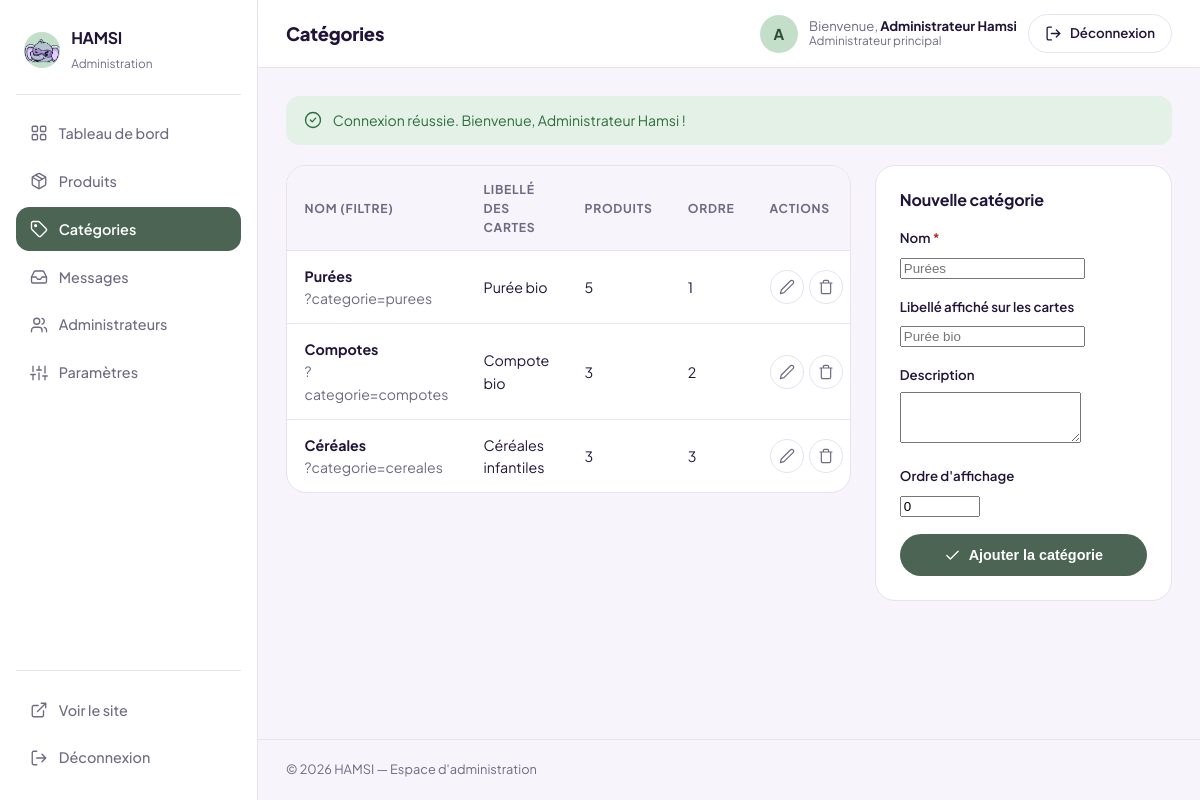
The page /admin/categories.php (signed in) on the database its author committed.
### tables this page shows
CREATE TABLE `categories` (
  `id`          INT UNSIGNED NOT NULL AUTO_INCREMENT,
  `name`        VARCHAR(100) NOT NULL COMMENT 'Nom affiché dans les filtres (ex : Purées)',
  `slug`        VARCHAR(120) NOT NULL,
  `label`       VARCHAR(100) NOT NULL DEFAULT '' COMMENT 'Libellé affiché sur les cartes (ex : Purée bio)',
  `description` TEXT NULL,
  `sort_order`  INT NOT NULL DEFAULT 0,
  `created_at`  DATETIME NOT NULL DEFAULT CURRENT_TIMESTAMP,
  `updated_at`  DATETIME NOT NULL DEFAULT CURRENT_TIMESTAMP ON UPDATE CURRENT_TIMESTAMP,
  PRIMARY KEY (`id`),
  UNIQUE KEY `uq_category_slug` (`slug`),
  KEY `idx_category_order` (`sort_order`)
);

### includes/functions.php (called while the page is built, shortened)
<?php
function e(mixed $value): string
{
    return htmlspecialchars((string) ($value ?? ''), ENT_QUOTES | ENT_SUBSTITUTE, 'UTF-8');
}

### config/database.php (called while the page is built, shortened)
<?php
function db(): PDO
{
    static $pdo = null;
    if ($pdo === null) {
        $dsn = sprintf('mysql:host=%s;port=%s;dbname=%s;charset=%s', DB_HOST, DB_PORT, DB_NAME, DB_CHARSET);
        try {
            $pdo = new PDO($dsn, DB_USER, DB_PASS, [
                PDO::ATTR_ERRMODE            => PDO::ERRMODE_EXCEPTION,
                PDO::ATTR_DEFAULT_FETCH_MODE => PDO::FETCH_ASSOC,
                PDO::ATTR_EMULATE_PREPARES   => false,
            ]);
        } catch (PDOException $e) {
            error_log('[HAMSI] Connexion MySQL impossible : ' . $e->getMessage());
            http_response_code(500);
            $detail = APP_DEBUG ? '<pre>' . htmlspecialchars($e->getMessage(), ENT_QUOTES, 'UTF-8') . '</pre>' : '';
            exit('<!DOCTYPE html><html lang="fr"><meta charset="utf-8"><title>Erreur de connexion</title>'
                . '<body style="font-family:system-ui,sans-serif;max-width:640px;margin:80px auto;padding:0 24px;color:#201439">'
                . '<h1 style="font-size:1.5rem">Connexion à la base de données impossible</h1>'
                . '<p>Vérifiez que MySQL est démarré, que la base <strong>' . DB_NAME . '</strong> a été importée '
                . '(fichier <code>database/database.sql</code>) et que les identifiants de <code>config/database.php</code> sont corrects.</p>'
                . $detail . '</body></html>');
        }
    }
    return $pdo;
}

### admin/includes/auth.php (called while the page is built)
<?php
require_once __DIR__ . '/init.php';
require_login();

### admin/categories.php (the view, shortened to what this page needs)
<?php
require __DIR__ . '/includes/auth.php';
$errors = [];
$form = ['id' => null, 'name' => '', 'label' => '', 'description' => '', 'sort_order' => 0];
$categories = db()->query(
    'SELECT c.*, COUNT(p.id) AS product_count
     FROM categories c LEFT JOIN products p ON p.category_id = c.id
     GROUP BY c.id ORDER BY c.sort_order ASC, c.name ASC'
)->fetchAll();
$adminTitle = 'Catégories';
require __DIR__ . '/includes/header.php';
?>
<div class="form-layout">
    <div class="form-layout__main">
        <?php if ($categories): ?>
        <div class="table-wrap">
            <table class="table">
                <thead>
                    <tr><th scope="col">Nom (filtre)</th><th scope="col">Libellé des cartes</th><th scope="col">Produits</th><th scope="col">Ordre</th><th scope="col" class="t-right">Actions</th></tr>
                </thead>
                <tbody>
                <?php foreach ($categories as $c): ?>
                    <tr>
                        <td data-label="Nom"><strong><?= e($c['name']) ?></strong><br><small class="text-muted">?categorie=<?= e($c['slug']) ?></small></td>
                        <td data-label="Libellé"><?= e($c['label']) ?></td>
                        <td data-label="Produits"><?= (int) $c['product_count'] ?></td>
                        <td data-label="Ordre"><?= (int) $c['sort_order'] ?></td>
                        <td class="t-right">
                            <div class="row-actions">
                                <a class="icon-action" href="categories.php?edit=<?= (int) $c['id'] ?>" aria-label="Modifier <?= e($c['name']) ?>" title="Modifier"><?= icon('edit') ?></a>
                                <form method="post" action="categories.php" data-confirm="Supprimer la catégorie « <?= e($c['name']) ?> » ?<?= (int) $c['product_count'] > 0 ? ' Ses ' . (int) $c['product_count'] . ' produit(s) seront conservés sans catégorie.' : '' ?>">
                                    <button class="icon-action icon-action--danger" type="submit" aria-label="Supprimer <?= e($c['name']) ?>" title="Supprimer"><?= icon('trash') ?></button>
                                </form>
                            </div>
                        </td>
                    </tr>
                <?php endforeach; ?>
                </tbody>
            </table>
        </div>
        <?php else: ?>
            <div class="panel empty-panel"><p>Aucune catégorie. Créez-en une avec le formulaire.</p></div>
        <?php endif; ?>
    </div>
    <aside class="form-layout__side">
        <section class="panel">
            <h2 class="panel__title"><?= $form['id'] ? 'Modifier la catégorie' : 'Nouvelle catégorie' ?></h2>
            <form method="post" action="categories.php<?= $form['id'] ? '?edit=' . (int) $form['id'] : '' ?>" class="form-stack" novalidate>
                <div class="field<?= isset($errors['name']) ? ' has-error' : '' ?>">
                    <label for="cat-name">Nom <span class="req">*</span></label>
                    <input id="cat-name" type="text" name="name" value="<?= e($form['name']) ?>" maxlength="100" placeholder="Purées" required>
                </div>
                <div class="field">
                    <label for="cat-label">Libellé affiché sur les cartes</label>
                    <input id="cat-label" type="text" name="label" value="<?= e($form['label']) ?>" maxlength="100" placeholder="Purée bio">
                </div>
                <div class="field">
                    <label for="cat-desc">Description</label>
                    <textarea id="cat-desc" name="description" rows="3"><?= e($form['description']) ?></textarea>
                </div>
                <div class="field">
                    <label for="cat-order">Ordre d'affichage</label>
                    <input id="cat-order" type="number" name="sort_order" value="<?= (int) $form['sort_order'] ?>" min="-9999" max="9999">
                </div>
                <button class="btn btn--primary btn--block" type="submit"><?= icon('check') ?> <?= $form['id'] ? 'Enregistrer' : 'Ajouter la catégorie' ?></button>
            </form>
        </section>
    </aside>
</div>
<?php require __DIR__ . '/includes/footer.php'; ?>

### includes/icons.php (shortened to what this page needs)
<?php
function icon(string $name, string $class = ''): string
{
    $svg = $paths[$name] ?? $paths['info'];
    $cls = 'icon' . ($class !== '' ? ' ' . $class : '');
    return '<svg class="' . $cls . '" viewBox="0 0 24 24" fill="none" stroke="currentColor" stroke-width="1.8" '
        . 'stroke-linecap="round" stroke-linejoin="round" aria-hidden="true" focusable="false">' . $svg . '</svg>';
}

### admin/includes/navbar.php (shortened to what this page needs)
<?php
$me = current_admin();
?>
<header class="topbar">
    <h1 class="topbar__title"><?= e($adminTitle) ?></h1>
    <div class="topbar__user">
        <span class="topbar__avatar" aria-hidden="true"><?= e(mb_strtoupper(mb_substr($me['name'], 0, 1))) ?></span>
        <span class="topbar__hello">
            Bienvenue, <strong><?= e($me['name']) ?></strong>
            <small><?= $me['role'] === 'super_admin' ? 'Administrateur principal' : 'Administrateur' ?></small>
        </span>
        <a class="btn btn--ghost btn--sm topbar__logout" href="deconnexion.php"><?= icon('logout') ?><span>Déconnexion</span></a>
    </div>
</header>

### admin/assets/css/admin.css (style rules this page uses)
:root { --color-primary: #4b6453; --color-secondary: #c3dfc9; --color-button: #4b6453; --color-text: #201439; --color-background: #fef7ff; --color-surface: #f4eaff; --mint: var(--color-secondary); --lavender-soft: #ebdcff; --slate-soft: #dbe4ee; --purple: #8474b6; --ink: var(--color-text); --text-muted: #6f6a83; --line: #e7e1f0; --panel: #ffffff; --page: #f7f4fb; --danger: #b3261e; --danger-soft: #ffdad6; --success: #2f6b41; --success-soft: #e3f1e7; --radius-sm: .5rem; --radius: .85rem; --radius-md: 1.25rem; --radius-full: 9999px; --shadow-sm: 0 1px 3px rgba(32, 20, 57, .06); --shadow: 0 8px 28px rgba(32, 20, 57, .08); --sidebar-w: 258px; --font: 'Plus Jakarta Sans', 'Segoe UI', system-ui, -apple-system, sans-serif; }
*, *::before, *::after { box-sizing: border-box; }
body { margin: 0; font-family: var(--font); font-size: 15px; line-height: 1.55; color: var(--ink); background: var(--page); -webkit-font-smoothing: antialiased; }
a { color: inherit; }
h1, h2, h3 { margin: 0; line-height: 1.25; letter-spacing: -.01em; }
.icon { width: 20px; height: 20px; flex: none; }
.text-muted { color: var(--text-muted); font-size: .88rem; }
.t-right { text-align: right; }
.req { color: var(--danger); }
.btn { display: inline-flex; align-items: center; justify-content: center; gap: .5rem; padding: .7rem 1.3rem; border: 1px solid transparent; border-radius: var(--radius-full); font-size: .9rem; font-weight: 600; text-decoration: none; cursor: pointer; transition: filter .18s, background-color .18s, transform .12s; }
.btn .icon { width: 17px; height: 17px; }
.btn--primary { background: var(--color-button); color: #fff; }
.btn--ghost { background: #fff; border-color: var(--line); color: var(--ink); }
.btn--sm { padding: .5rem 1rem; font-size: .83rem; }
.btn--block { width: 100%; }
.alert .icon { width: 18px; height: 18px; margin-top: 1px; }
.sidebar__link .icon { width: 18px; height: 18px; }
.topbar { position: sticky; top: 0; z-index: 50; display: flex; align-items: center; gap: 1rem; padding: .9rem 1.75rem; background: rgba(255, 255, 255, .92); backdrop-filter: blur(10px); border-bottom: 1px solid var(--line); }
.topbar__title { font-size: 1.15rem; font-weight: 800; }
.topbar__user { display: flex; align-items: center; gap: .7rem; margin-left: auto; }
.topbar__avatar { display: inline-flex; align-items: center; justify-content: center; width: 38px; height: 38px; border-radius: var(--radius-full); background: var(--mint); color: #2f4a38; font-weight: 700; flex: none; }
.topbar__hello { font-size: .82rem; color: var(--text-muted); line-height: 1.25; }
.topbar__hello strong { display: inline; color: var(--ink); }
.topbar__hello small { display: block; font-size: .74rem; }
.panel { background: var(--panel); border: 1px solid var(--line); border-radius: var(--radius-md); padding: 1.5rem; margin-bottom: 1.5rem; }
.panel__title { font-size: 1rem; font-weight: 700; margin-bottom: 1.1rem; }
.table-wrap { background: var(--panel); border: 1px solid var(--line); border-radius: var(--radius-md); overflow: hidden; margin-bottom: 1.5rem; }
.table { width: 100%; border-collapse: collapse; }
.table th, .table td { padding: .85rem 1.1rem; text-align: left; border-bottom: 1px solid var(--line); vertical-align: middle; }
.table thead th { background: var(--page); font-size: .76rem; font-weight: 700; letter-spacing: .06em; text-transform: uppercase; color: var(--text-muted); }
.table tbody tr:last-child td { border-bottom: none; }
.table td { font-size: .89rem; }
.row-actions { display: inline-flex; align-items: center; gap: .35rem; justify-content: flex-end; }
.row-actions form { display: inline; margin: 0; }
.icon-action { display: inline-flex; align-items: center; justify-content: center; width: 34px; height: 34px; border: 1px solid var(--line); border-radius: var(--radius-full); background: #fff; color: var(--text-muted); cursor: pointer; text-decoration: none; }
.icon-action .icon { width: 16px; height: 16px; }
.form-layout { display: grid; grid-template-columns: minmax(0, 1.9fr) minmax(0, 1fr); gap: 1.5rem; align-items: start; }
.form-layout__side { position: sticky; top: 88px; }
.form-stack { display: grid; gap: 0; }
.field { margin-bottom: 1.1rem; }
.field > label, .field__label { display: block; font-size: .83rem; font-weight: 600; margin-bottom: .4rem; }

### rows shown on the page
categories: name "Purées", slug "purees", label "Purée bio", product_count "5", sort_order "1"
categories: name "Compotes", slug "compotes", label "Compote bio", product_count "3", sort_order "2"
categories: name "Céréales", slug "cereales", label "Céréales infantiles", product_count "3", sort_order "3"

### other values the page prints
setting('site_name', 'HAMSI') "HAMSI"
$label "Tableau de bord"
$label "Produits"
$label "Catégories"
$label "Messages"
$label "Administrateurs"
$label "Paramètres"
$adminTitle "Catégories"
mb_strtoupper(mb_substr($me['name'], 0, 1)) "A"
$me['name'] "Administrateur Hamsi"
$f['message'] "Connexion réussie. Bienvenue, Administrateur Hamsi !"
